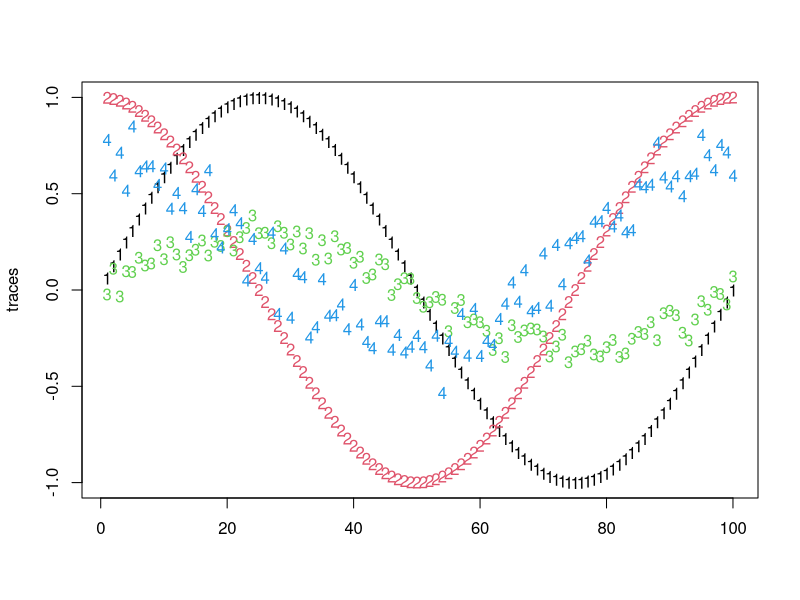
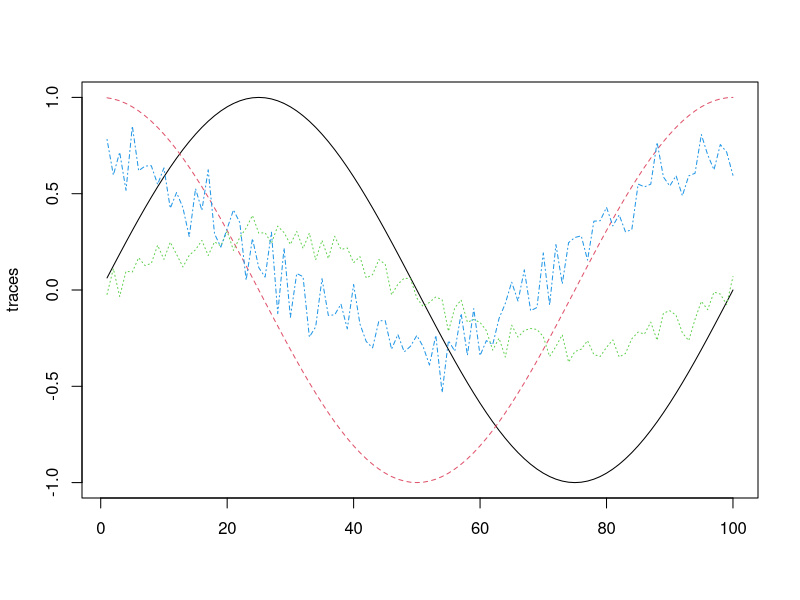
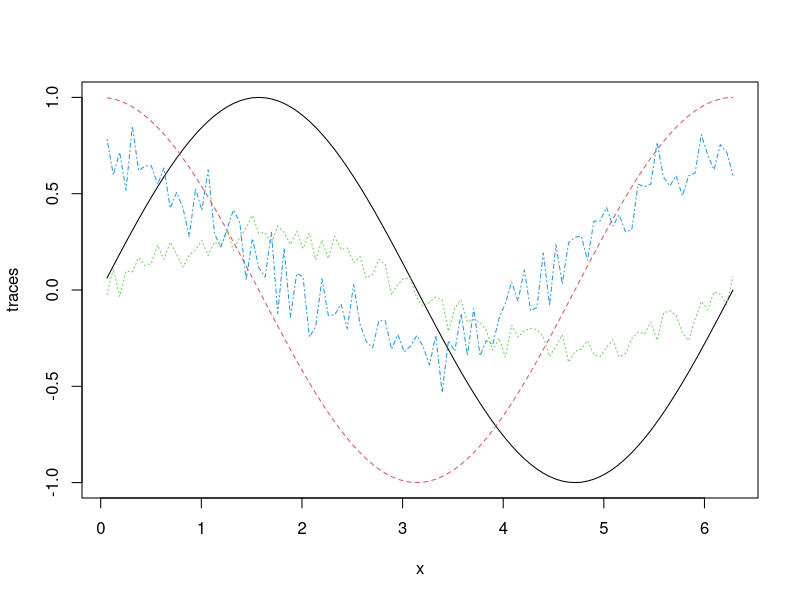
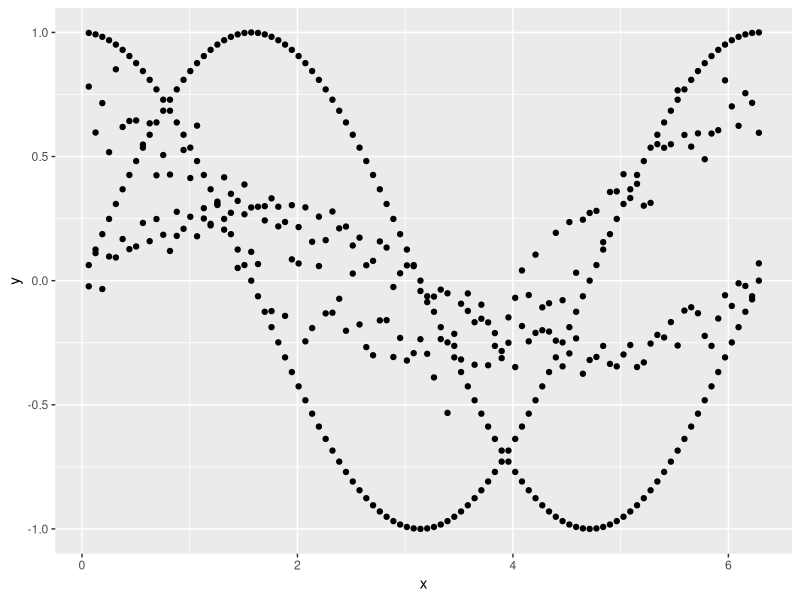
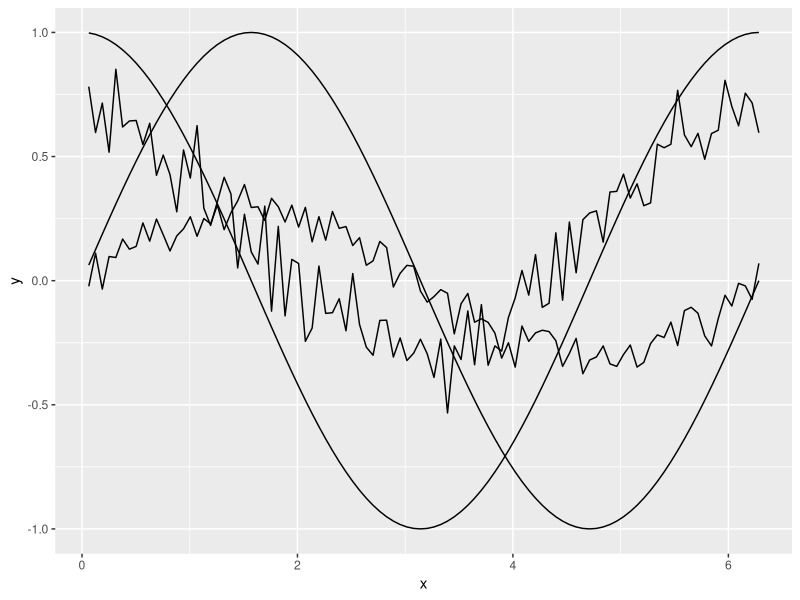
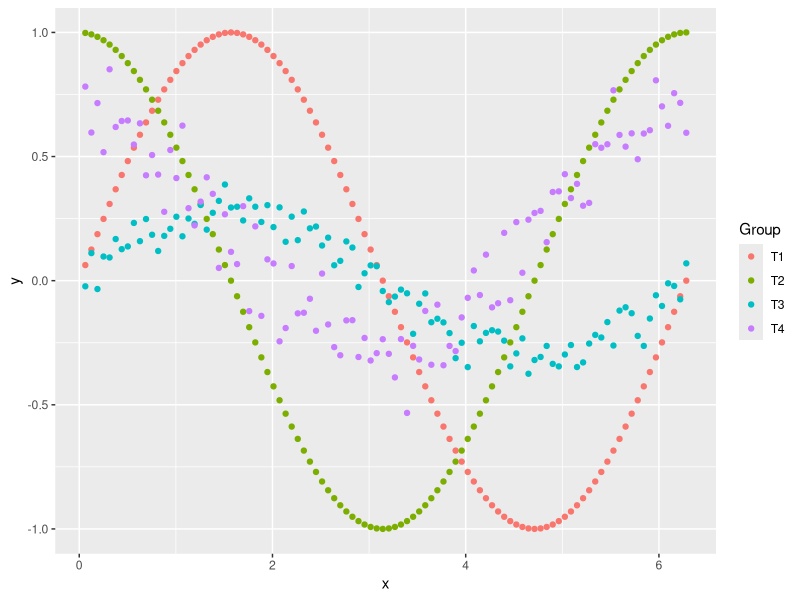
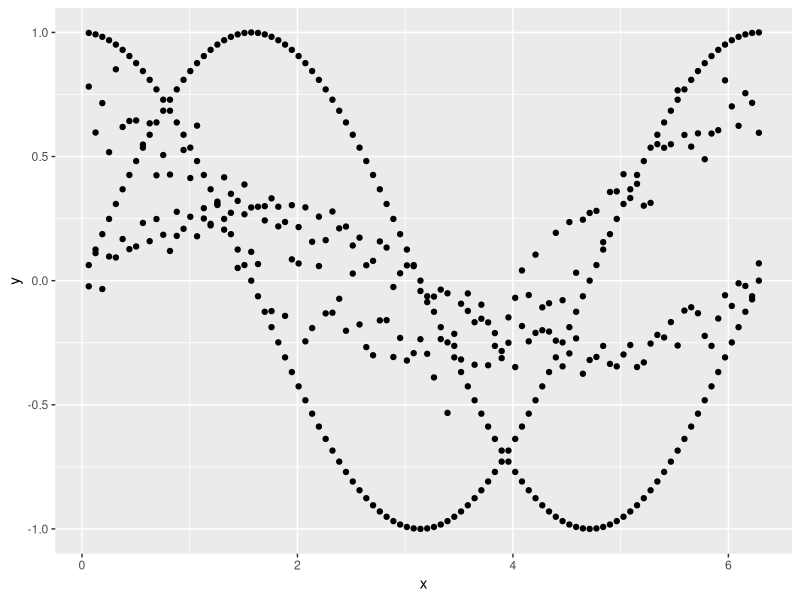
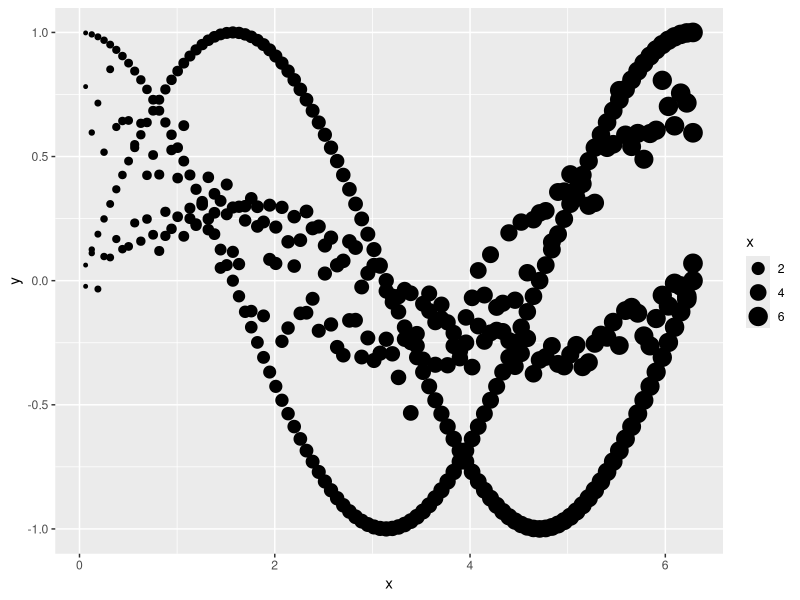

These figures' R source, in order:
library(tidyverse)

x <- 2*pi/100 * (1:100)
traces <- tibble(T1 = sin(x), 
                 T2 = cos(x),
                 T3 = 0.3*T1 + rnorm(length(x), sd = 0.05),
                 T4 = 0.5*T2 + rnorm(length(x), mean=0.2, sd=0.1)
                 )

traces
matplot(traces)

matplot(traces, type='l')

matplot(x=x, y=traces, type='l')


traces.ggplot <- bind_cols(x=x, traces)

traces.long <- pivot_longer(traces.ggplot, cols = starts_with("T"), values_to = "y", names_to = "Group")
ggplot(traces.long, aes(x=x, y=y)) + geom_point()

ggplot(traces.long, aes(x=x, y=y)) + geom_line(aes(group=Group))

ggplot(traces.long, aes(x=x, y=y)) + geom_point(aes(colour=Group))

otherdata <- tibble(Group=c("T1", "T2", "T3", "T4"), Experiment=c("A", "A", "B", "B"), temperature = c(10, 20, 30, 40))
traces.long <- left_join(traces.long, otherdata)

traces.long


ggplot(traces.long, aes(x=x, y=y)) + geom_point()

ggplot(traces.long, aes(x=x, y=y)) + geom_point(aes(size=x))
ggplot(traces.long, aes(x=x, y=y)) + geom_point(aes(size=y))
ggplot(traces.long, aes(x=x, y=y)) + geom_point(aes(size=temperature, colour=Group))

ggplot(traces.long, aes(x=x, y=y)) + geom_text(aes(label=Group, colour=temperature))

